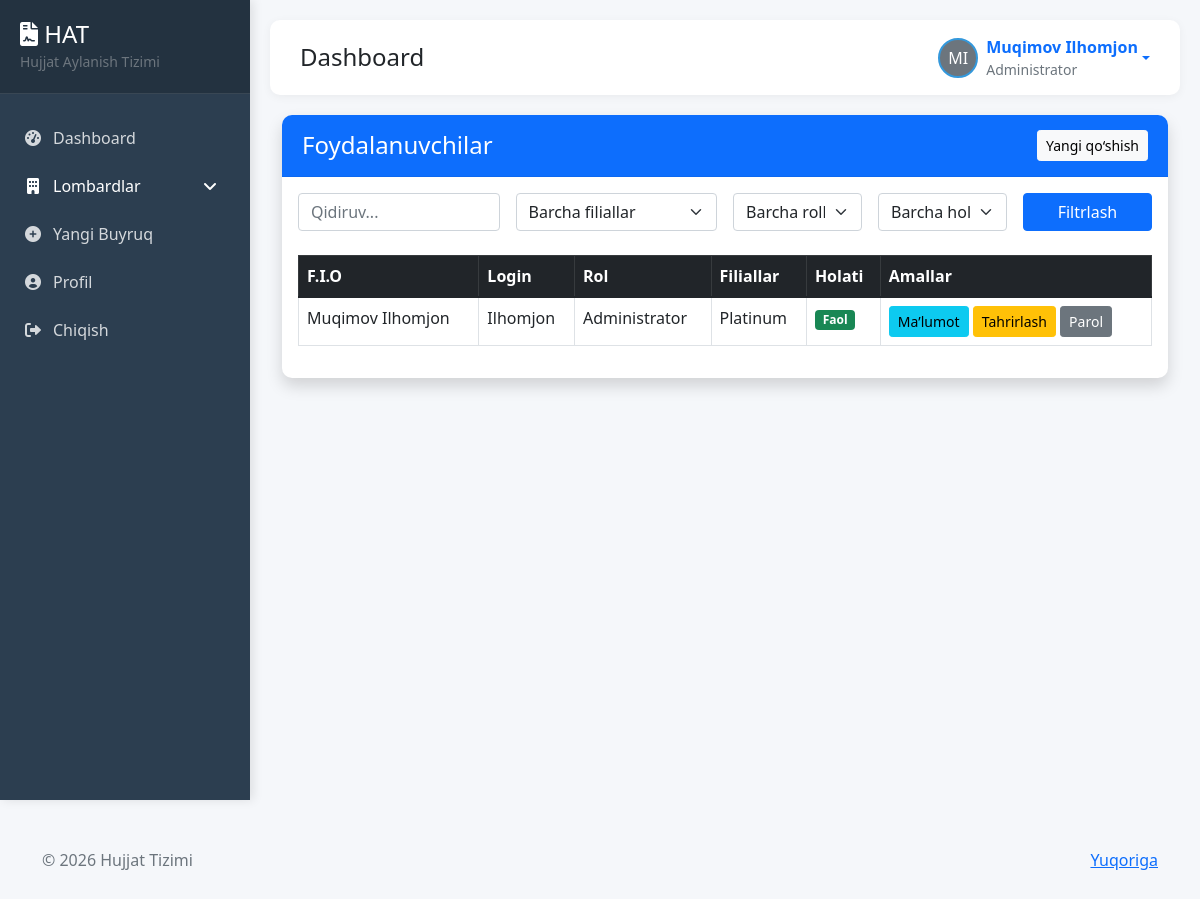
The app's page /manage-users/ (signed in), older data.
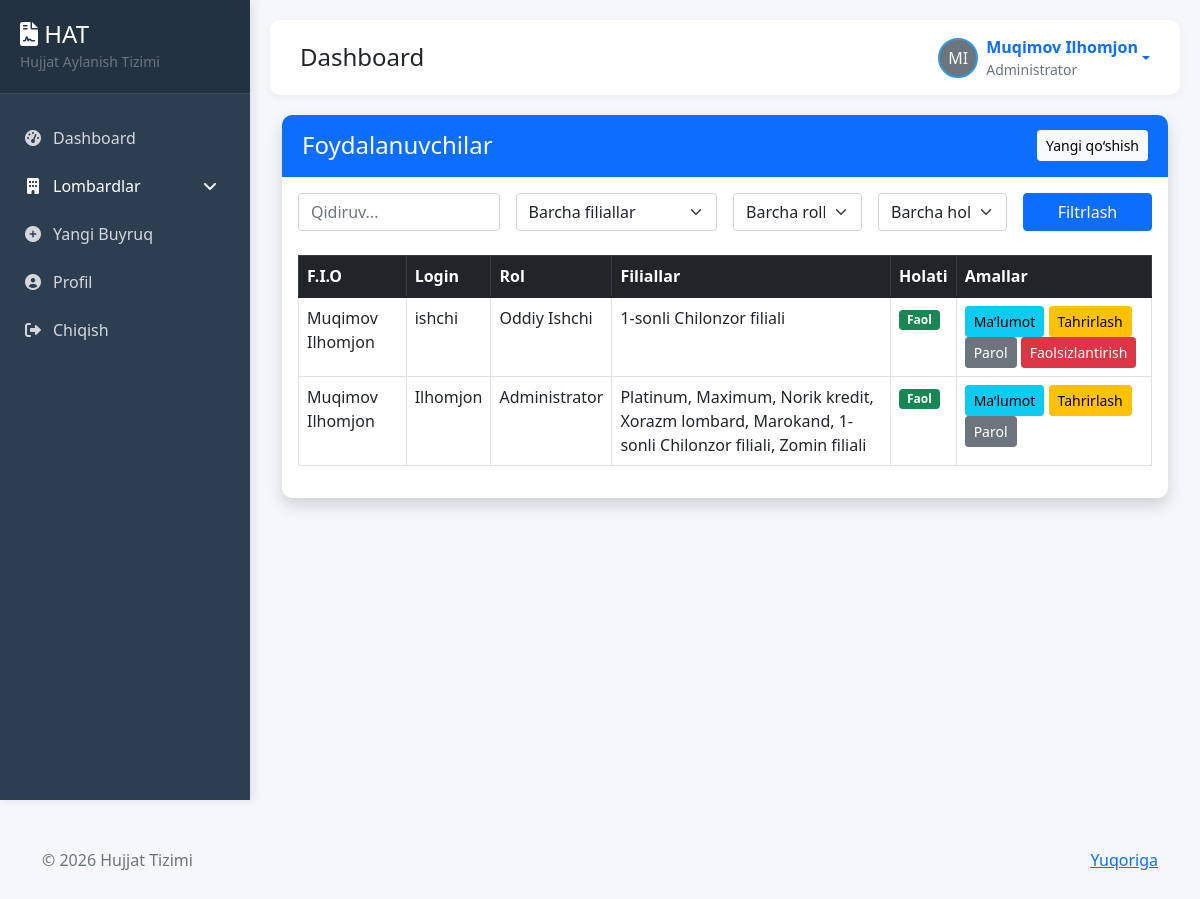
The same page, newer data.
### users/models.py (models this page shows, shortened)
class CustomUser(AbstractUser):
    ROLE_CHOICES = (
        ('admin', 'Administrator'),
        ('employee', 'Oddiy Ishchi'),
    )
    role = models.CharField(max_length=20, choices=ROLE_CHOICES, default='employee')
    branch = models.ManyToManyField(
        Branch,
        related_name='employees',
        blank=True
    )
    profile_image = models.ImageField(upload_to='profiles/', null=True, blank=True)
    signature_image = models.ImageField(upload_to='signatures/', null=True, blank=True)
    class Meta:
        verbose_name = 'Foydalanuvchi'
        verbose_name_plural = 'Foydalanuvchilar'

class Branch(models.Model):
    name = models.CharField(max_length=100, verbose_name='Filial nomi')
    parent_branch = models.ForeignKey('self', null=True, blank=True, on_delete=models.SET_NULL, related_name='sub_branches', verbose_name='Yuqori filial')
    created_at = models.DateTimeField(auto_now_add=True)
    class Meta:
        verbose_name = 'Filial'
        verbose_name_plural = 'Filiallar'

### users/views.py (the view, shortened to what this page needs)
# urls.py: path('manage-users/',   views.manage_users,         name='manage_users'),
@login_required
def manage_users(request):
    if request.user.role != 'admin':
        messages.error(request, "Sizda bu sahifaga kirish huquqi yo'q")
        return redirect('dashboard')
    search_query = request.GET.get('search', '').strip()
    branch_filter = request.GET.get('branch', '')
    role_filter   = request.GET.get('role', '')
    status_filter = request.GET.get('status', '')
    users = CustomUser.objects.all()
    if branch_filter:
        users = users.filter(branch__id=branch_filter).distinct()
    if role_filter:
        users = users.filter(role=role_filter)
    if status_filter:
        if status_filter == 'active':
            users = users.filter(is_active=True)
        elif status_filter == 'inactive':
            users = users.filter(is_active=False)
    paginator = Paginator(users.order_by('-date_joined'), 20)
    page_number = request.GET.get('page')
    page_obj = paginator.get_page(page_number)
    branches = Branch.objects.all()
    context = {
        'users': page_obj,
        'branches': branches,
        'search_query': search_query,
        'branch_filter': branch_filter,
        'role_filter': role_filter,
        'status_filter': status_filter,
        'page_obj': page_obj,
    }
    return render(request, 'users/manage_users.html', context)

### users/context_processors.py (called while the page is built)
def sidebar_branches(request):
    branches = Branch.objects.select_related('parent_branch').prefetch_related('sub_branches')
    return {
        'sidebar_branches': branches
    }

### templates/users/manage_users.html (shortened to what this page needs)
{% extends 'base.html' %}
{% block content %}
<div class="card shadow">
    <div class="card-header bg-primary text-white d-flex justify-content-between align-items-center">
        <h4 class="mb-0">Foydalanuvchilar</h4>
        <a href="{% url 'create_user' %}" class="btn btn-light btn-sm">
             Yangi qo‘shish
        </a>
    </div>
    <div class="card-body">
        <form method="get" class="mb-4">
            <div class="row g-3">
                <div class="col-md-3">
                    <input type="text" name="search" class="form-control" placeholder="Qidiruv..." value="{{ search_query }}">
                </div>
                <div class="col-md-3">
                    <select name="branch" class="form-select">
                        <option value="">Barcha filiallar</option>
                    </select>
                </div>
                <div class="col-md-2">
                    <select name="role" class="form-select">
                        <option value="">Barcha rollar</option>
                    </select>
                </div>
                <div class="col-md-2">
                    <select name="status" class="form-select">
                        <option value="">Barcha holatlar</option>
                    </select>
                </div>
                <div class="col-md-2">
                    <button type="submit" class="btn btn-primary w-100">Filtrlash</button>
                </div>
            </div>
        </form>
        <div class="table-responsive">
            <table class="table table-hover table-bordered">
                <thead class="table-dark">
                    <tr>
                        <th>F.I.O</th>
                        <th>Login</th>
                        <th>Rol</th>
                        <th>Filiallar</th>
                        <th>Holati</th>
                        <th>Amallar</th>
                    </tr>
                </thead>
                <tbody>
                    {% for user in page_obj %}
                    <tr>
                        <td>{{ user.get_full_name }}</td>
                        <td>{{ user.username }}</td>
                        <td>{{ user.get_role_display }}</td>
                        <td>
                            {% for b in user.branch.all %}
                                {{ b.name }}{% if not forloop.last %}, {% endif %}
                            {% empty %}
                                —
                            {% endfor %}
                        </td>
                        <td>
                            {% if user.is_active %}
                                <span class="badge bg-success">Faol</span>
                            {% else %}
                                <span class="badge bg-danger">Faol emas</span>
                            {% endif %}
                        </td>
                        <td>
                            <a href="{% url 'user_detail' user.id %}" class="btn btn-sm btn-info">Ma’lumot</a>
                            <a href="{% url 'edit_user' user.id %}" class="btn btn-sm btn-warning">Tahrirlash</a>
                            <a href="{% url 'reset_password' user.id %}" class="btn btn-sm btn-secondary">Parol</a>
                            {% if user != request.user %}
                                <a href="{% url 'toggle_status' user.id %}" class="btn btn-sm {% if user.is_active %}btn-danger{% else %}btn-success{% endif %}">
                                    {% if user.is_active %}Faolsizlantirish{% else %}Faollashtirish{% endif %}
                                </a>
                            {% endif %}
                        </td>
                    </tr>
                    {% empty %}
                    <tr><td colspan="6" class="text-center py-4">Foydalanuvchi topilmadi</td></tr>
                    {% endfor %}
                </tbody>
            </table>
        </div>
    </div>
</div>
{% endblock %}

### templates/layouts/header.html (shortened to what this page needs)
<div class="header">
  <div>
    <h4 class="mb-0">{% block header_title %}Dashboard{% endblock %}</h4>
  </div>
  {% if user.is_authenticated %}
  <div class="user-info">
    <div class="dropdown">
      <a href="#" class="d-flex align-items-center text-decoration-none dropdown-toggle" data-bs-toggle="dropdown">
        {% if user.profile_image %}
        <img src="{{ user.profile_image.url }}" alt="Profile" class="user-avatar">
        {% else %}
        <div class="user-avatar bg-secondary d-flex align-items-center justify-content-center text-white">
          {{ user.first_name|first }}{{ user.last_name|first }}
        </div>
        {% endif %}
        <div class="ms-2">
          <strong>{{ user.get_full_name }}</strong>
          <small class="text-muted d-block">{{ user.get_role_display }}</small>
        </div>
      </a>
    </div>
  </div>
  {% endif %}
</div>

Row changes from the older to the newer data that the page shows:
changed CustomUser "Ilhomjon": gains Branch (name "Maximum"); gains Branch (name "Norik kredit"); gains Branch (name "Xorazm lombard"); gains Branch (name "Marokand"); gains Branch (name "Zomin filiali")
added CustomUser: get_full_name "Muqimov Ilhomjon", username "ishchi", role "Oddiy Ishchi", is_active "Faol"
now on this page (row unchanged): Branch: name "1-sonli Chilonzor filiali"
shown differently, row unchanged: Branch "Platinum": now shows ","
